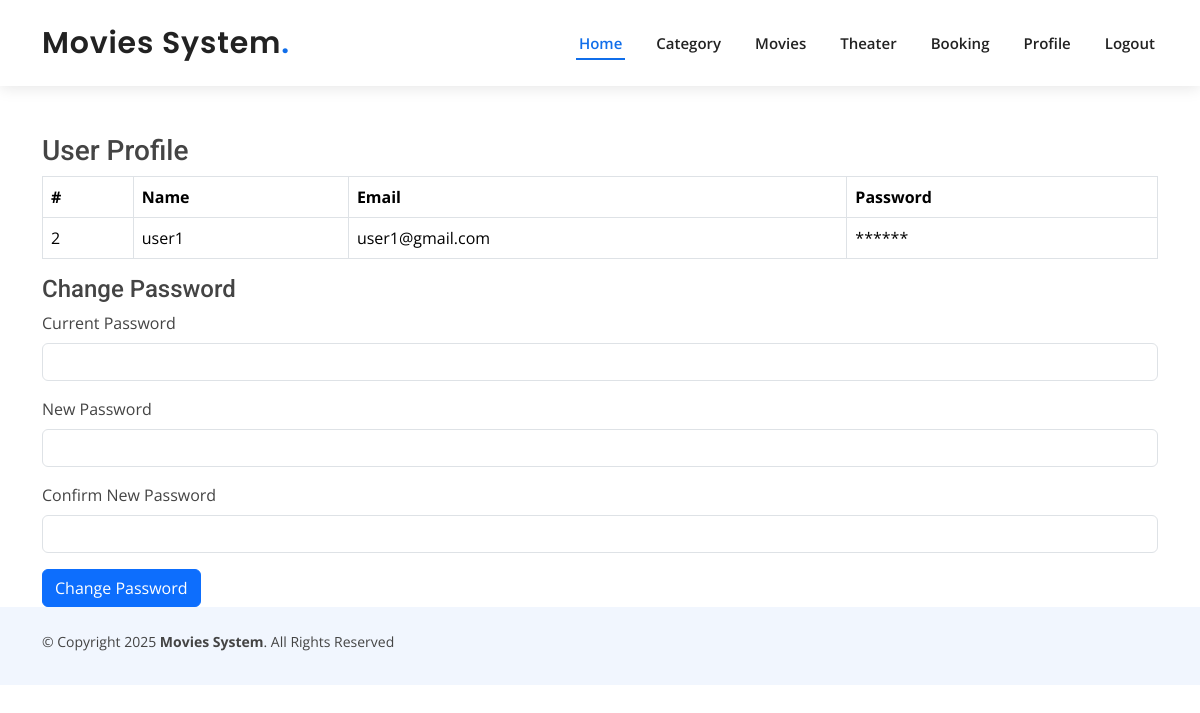
Page /viewprofile.php (signed in) on the committed database.
### tables this page shows
CREATE TABLE IF NOT EXISTS `users` (
  `userid` int NOT NULL AUTO_INCREMENT,
  `name` varchar(50) NOT NULL,
  `email` varchar(50) NOT NULL,
  `password` varchar(255) NOT NULL,
  `roteype` int NOT NULL,
  `remember_token` varchar(191) DEFAULT NULL,
  PRIMARY KEY (`userid`)
);

### viewprofile.php (the view, shortened to what this page needs)
<?php
include('connect.php');
?>
<!DOCTYPE html>
<html lang="en">
<head>
    <link href="assets/vendor/bootstrap/css/bootstrap.min.css" rel="stylesheet">
    <link href="assets/css/style.css" rel="stylesheet">
</head>
<body>
    <?php include('header.php'); ?>
    <div class="container mt-5">
        <div class="row">
            <div class="col-lg-12">
                <h3>User Profile</h3>
                <table class="table table-bordered">
                    <tr>
                        <th>#</th>
                        <th>Name</th>
                        <th>Email</th>
                        <th>Password</th>
                    </tr>
                    <?php
                    $uid = $_SESSION['uid'];
                    $stmt = $con->prepare("SELECT * FROM `users` WHERE `userid` = ?");
                    $stmt->bind_param("i", $uid);
                    $stmt->execute();
                    $result = $stmt->get_result();
                    if ($result->num_rows > 0) {
                        while ($data = $result->fetch_assoc()) {
                            $password = "******";
                    ?>
                            <tr>
                                <td><?= htmlspecialchars($data['userid']) ?></td>
                                <td><?= htmlspecialchars($data['name']) ?></td>
                                <td><?= htmlspecialchars($data['email']) ?></td>
                                <td><?= $password ?></td>
                            </tr>
                    <?php
                        }
                    } else {
                        echo "<tr><td colspan='4' class='text-center alert alert-warning'>No user found.</td></tr>";
                    }
                    ?>
                </table>
                <h4>Change Password</h4>
                <form action="viewprofile.php" method="post">
                    <div class="mb-3">
                        <label for="current_password" class="form-label">Current Password</label>
                        <input type="password" class="form-control" name="current_password" id="current_password" required>
                    </div>
                    <div class="mb-3">
                        <label for="new_password" class="form-label">New Password</label>
                        <input type="password" class="form-control" name="new_password" id="new_password" required>
                    </div>
                    <div class="mb-3">
                        <label for="confirm_password" class="form-label">Confirm New Password</label>
                        <input type="password" class="form-control" name="confirm_password" id="confirm_password" required>
                    </div>
                    <button type="submit" name="change_password" class="btn btn-primary">Change Password</button>
                </form>
            </div>
        </div>
    </div>
    <?php include('footer.php'); ?>
</body>
</html>

### assets/css/style.css (style rules this page uses)
body { font-family: "Open Sans", sans-serif; color: #444444; }
h1, h2, h3, h4, h5, h6 { font-family: "Roboto", sans-serif; }

### rows in the picture
users: userid "2", name "user1", email "user1@gmail.com", password "******"
